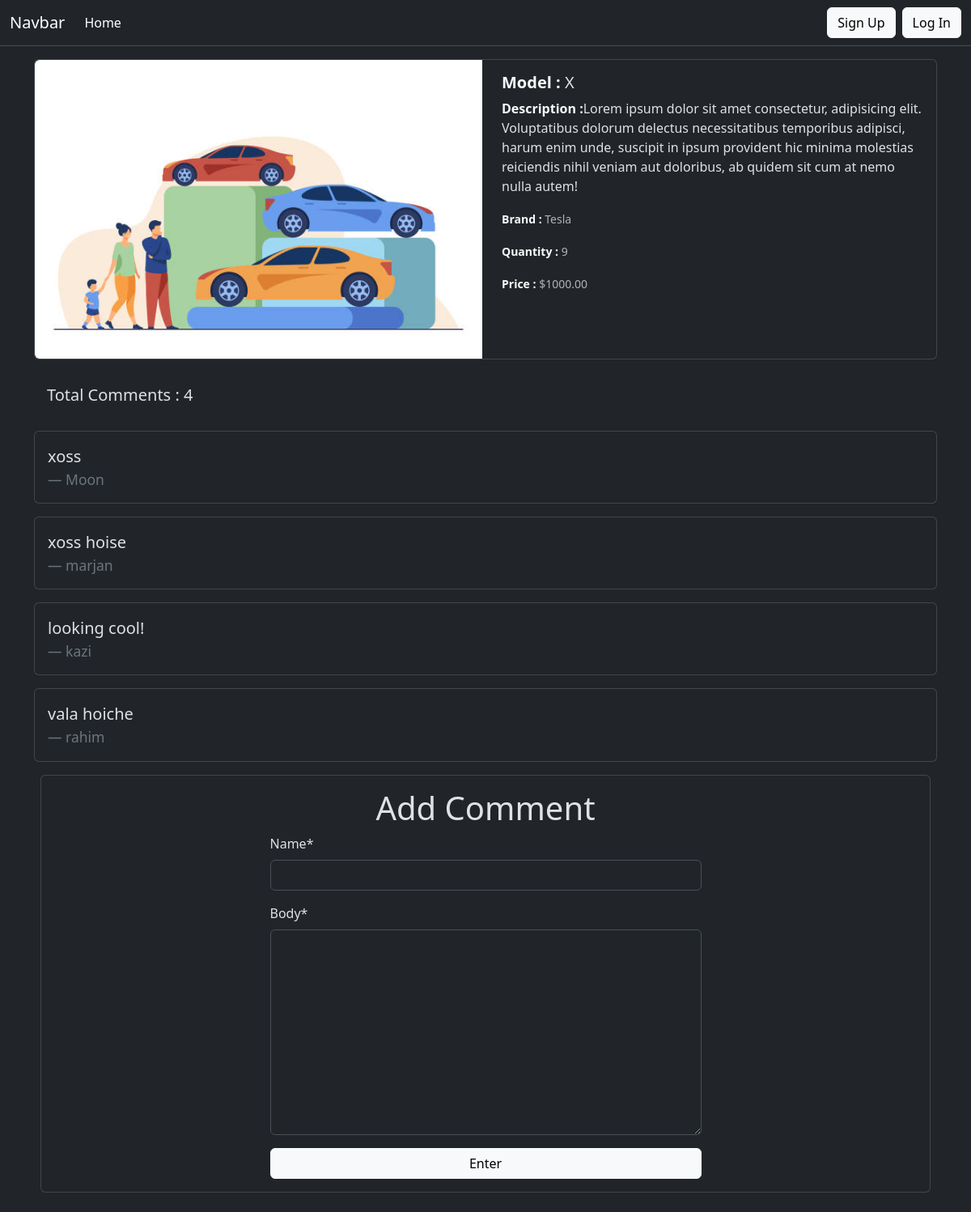
The app's page /car/details/2/ with its own data.
### car/models.py (models this page shows, shortened)
class Car(models.Model):
    model_name = models.CharField(max_length=30)
    brand_name = models.ForeignKey(Brand, on_delete=models.CASCADE)
    description = models.TextField()
    quantity = models.PositiveIntegerField(default=0)
    price = models.DecimalField(max_digits=10, decimal_places=2, default=0.00)
    image = models.ImageField(upload_to="car/media/uploads/", blank=True, null=True)

class Comment(models.Model):
    car = models.ForeignKey(Car, on_delete=models.CASCADE, related_name="comments")
    name = models.CharField(max_length=30)
    body = models.TextField()

### brand/models.py (models this page shows)
class Brand(models.Model):
    brand_name = models.CharField(max_length=30)
    slug = models.SlugField(max_length=100, unique=True, null=True, blank=True)
    def __str__(self):
        return self.brand_name

### car/views.py (the view, shortened to what this page needs)
# urls.py: path("details/<int:id>/", views.DetailCarView.as_view(), name="car_details"),
class DetailCarView(DetailView):
    model = models.Car
    pk_url_kwarg = "id"
    template_name = "car_details.html"
    def get_context_data(self, **kwargs):
        context = super().get_context_data(**kwargs)
        car = self.object
        comments = car.comments.all()
        comment_form = forms.CommentForm()
        context["comments"] = comments
        context["comment_form"] = comment_form
        return context

### car/forms.py
class CommentForm(forms.ModelForm):
    class Meta:
        model = Comment
        fields = ["name", "body"]

### car/templates/car_details.html (shortened to what this page needs)
{% extends 'base.html' %}
{% load crispy_forms_tags %}
{% block content %}
  <div class="card mb-3">
    <div class="row g-2">
      <div class="col-md-6">
        <img src="{{ car.image.url }}" class="img-fluid rounded-start" alt="..." />
      </div>
      <div class="col-md-6">
        <div class="card-body">
          <h5 class="card-title"><b class="text-light">Model :</b> {{ car.model_name }}</h5>
          <p class="card-text">
            <b class="text-light">Description :</b>{{ car.description }}
          </p>
          <p class="card-text">
            <small class="text-body-secondary"><b class="text-light">Brand :</b> {{ car.brand_name }}</small>
          </p>
          <p class="card-text">
            <small class="text-body-secondary"><b class="text-light">Quantity :</b> {{ car.quantity }}</small>
          </p>
          <p class="card-text">
            <small class="text-body-secondary"><b class="text-light">Price :</b> ${{ car.price }}</small>
          </p>
        </div>
      </div>
    </div>
  </div>
  <h5 class="p-3">Total Comments : {{ comments|length }}</h5>
  {% for comment in comments %}
    <div class="card my-3">
      <div class="card-body">
        <blockquote class="blockquote mb-0">
          <p>{{ comment.body }}</p>
          <footer class="blockquote-footer">{{ comment.name }}</footer>
        </blockquote>
      </div>
    </div>
  {% endfor %}
  <div class="card m-2">
    <div class="card-body">
      <form method="post" class="d-grid w-50 mx-auto">
        <h1 class="text-center">Add Comment</h1>
        {{ comment_form|crispy }}
        <button class="btn btn-light">Enter</button>
      </form>
    </div>
  </div>
{% endblock %}

### records on screen
Car: image (picture), model_name "X", description "Lorem ipsum dolor sit amet consectetur, adipisicing elit. Voluptatibus dolorum delectus necessitatibus temporibus adipisci, harum enim unde, suscipit in ipsum provident hic minima molestias reiciendis nihil veniam aut doloribus, ab quidem sit cum at nemo nulla autem!", brand_name "Tesla", quantity "9", price "1000.00"
Comment: body "xoss", name "Moon"
Comment: body "xoss hoise", name "marjan"
Comment: body "looking cool!", name "kazi"
Comment: body "vala hoiche", name "rahim"

### other values on screen
{{ comments|length }} "4"
